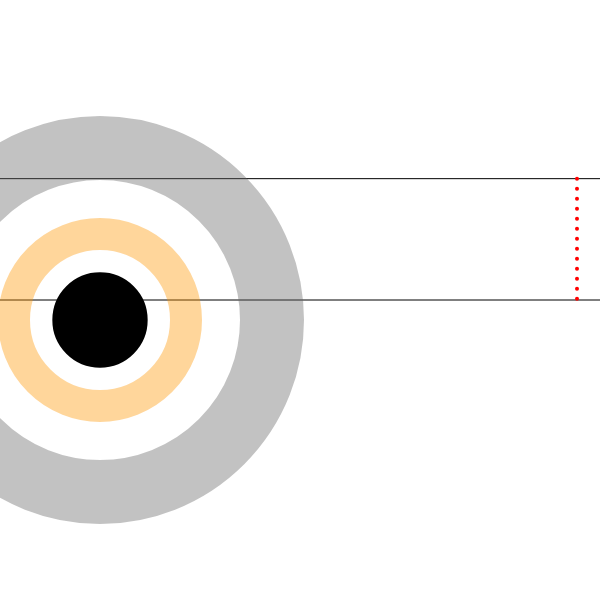
Frame 1 (no input)
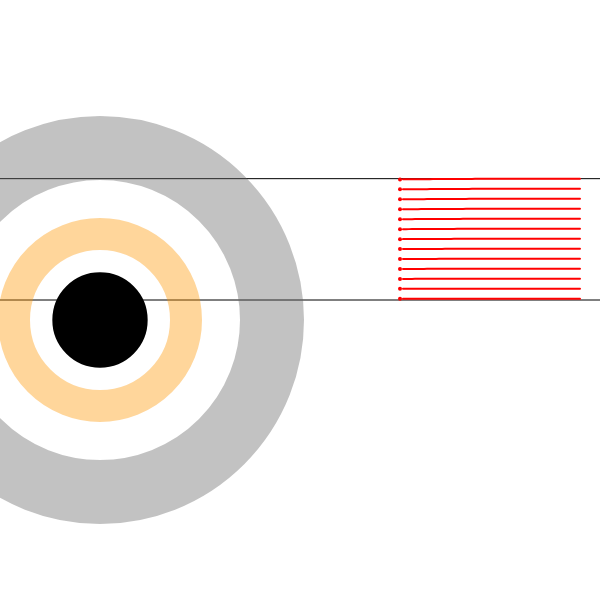
Frame 60 (no input)
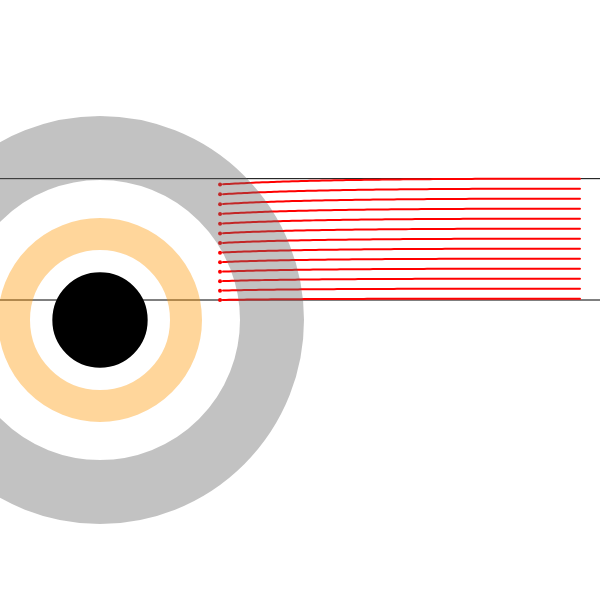
Frame 120 (the mouse pressed at the canvas centre since frame 60)

The p5.js sketch that drew these frames (run headless with seeded random() and noise() and a simulated clock; from frame 60 on, the mouse is pressed at the canvas centre):

// p5.js sketch
// ── sketch.js
const c = 30;
const G = 6;  //grav constant
const dt = 0.1;
let m87;
let start,end;

const particles = [];

function setup() {
    createCanvas(600, 600);
   
    m87 = new Blackhole(100,320,3500);

     start = height/2;
     end = height/2 - m87.rs*2.6;

    for (let y = end; y < start; y+=10)
    {
        particles.push(new Photon(width-20,y));
    }

}
function draw()
{
    background(255);
   

    //see end and start lines
    stroke(0);
  strokeWeight(1);
  line(0, start, width, start);
  line(0, end, width, end);

    for (let p of particles)
    {
        m87.pull(p);
        p.update();
        p.show();
    }
     m87.show();
}
// ── blackhole.js
class Blackhole {
    constructor(x, y, m) {
      this.pos = createVector(x, y);
      this.mass = m;
      this.rs = (2 * G * this.mass) / (c * c);
    }
  
    pull(photon) {
      const force = p5.Vector.sub(this.pos, photon.pos);
      const theta = force.heading();
      const r = force.mag();
      const fg = G * this.mass / (r * r);
      let deltaTheta = -fg * (dt / c) * sin(photon.theta - theta);
      deltaTheta /= abs(1.0 - 2.0 * G * this.mass / (r * c * c));
      photon.theta += deltaTheta;
      photon.vel = p5.Vector.fromAngle(photon.theta);
      photon.vel.setMag(c);
      
      if (r <= this.rs + 0.5) {
        photon.stop();
      }
    }
  
  
    show() {
      fill(0);
      stroke(0);
      ellipseMode(RADIUS);
      ellipse(this.pos.x, this.pos.y, this.rs);
  
      noFill();
      stroke(100, 100);
      strokeWeight(64);
      ellipse(this.pos.x, this.pos.y, this.rs * 3 + 32);
  
      stroke(255, 150, 0, 100);
      strokeWeight(32);
  
      ellipse(this.pos.x, this.pos.y, this.rs * 1.5 + 16);
  
  
    }
  
  
  
  }
// ── photon.js
class Photon {

    constructor(x, y) {
      this.pos = createVector(x, y);
      this.vel = createVector(-c, 0);
      this.history = [];
      this.stopped = false;
      this.theta = PI;
    }
  
    stop() {
      this.stopped = true;
    }
  
    update() {
      
      if (!this.stopped) {
          this.history.push(this.pos.copy());
        const deltaV = this.vel.copy();
        deltaV.mult(dt);
        this.pos.add(deltaV);
      }
  
      if (this.history.length > 500) {
        this.history.splice(0, 1);
      }
      
      if (this.pos.x < 0 || this.pos.x > width ||
          this.pos.y < 0 || this.pos.y > height) {
        this.stop(); 
      }
  
    }
  
    show() {
      strokeWeight(4);
      stroke(255, 0, 0);
      point(this.pos.x, this.pos.y);
  
      strokeWeight(2);
      noFill();
      beginShape();
      for (let v of this.history) {
        vertex(v.x, v.y);
      }
  
      endShape();
  
    }
  
  
  }
